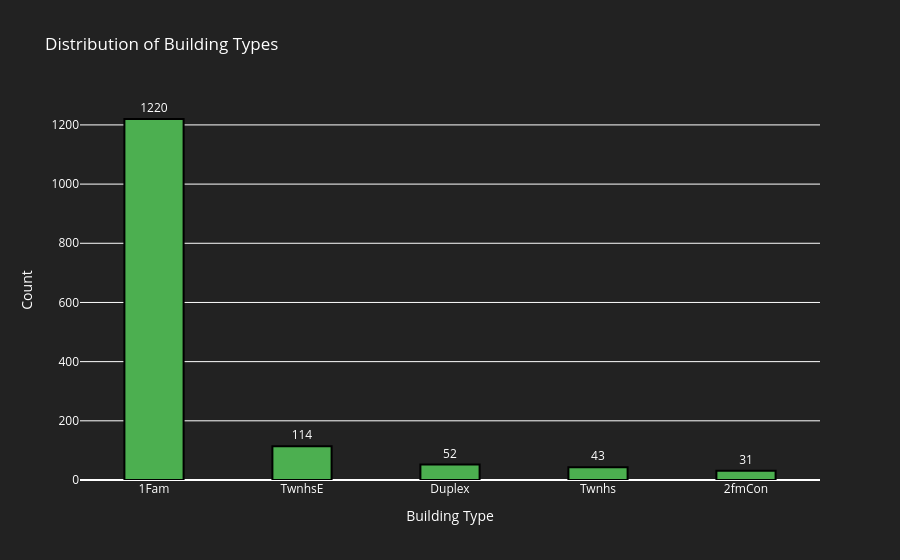
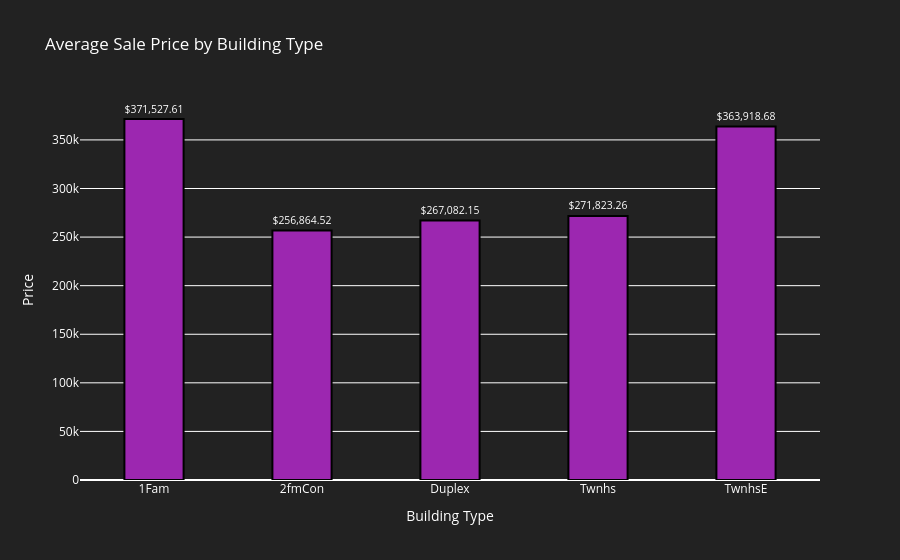

Notebook cell for these charts, in order:
### Code cell
# 1. Distribution of dwelling types and their relation to sale prices
dwelling_types = df['BldgType'].value_counts()
dwelling_prices = df.groupby('BldgType')['SalePrice'].mean()

# Format labels for the second graph
formatted_dwelling_prices = ['$' + f'{value:,.2f}' for value in dwelling_prices.values]

# Create bar charts
fig1 = go.Figure(data=[go.Bar(
    x=dwelling_types.index,
    y=dwelling_types.values,
    marker_color='rgb(76, 175, 80)',
    text=dwelling_types.values,
    textposition='outside',
    width=0.4,
    marker=dict(line=dict(width=2, color='rgba(0,0,0,1)'), opacity=1)
)])
fig1.update_layout(
    title='Distribution of Building Types',
    xaxis_title='Building Type',
    yaxis_title='Count',
    plot_bgcolor='rgba(34, 34, 34, 1)',
    paper_bgcolor='rgba(34, 34, 34, 1)',
    font=dict(color='white')
)

fig2 = go.Figure(data=[go.Bar(
    x=dwelling_prices.index,
    y=dwelling_prices.values,
    marker_color='rgb(156, 39, 176)',
    text=formatted_dwelling_prices,
    textposition='outside',
    width=0.4,
    marker=dict(line=dict(width=2, color='rgba(0,0,0,1)'), opacity=1)
)])
fig2.update_layout(
    title='Average Sale Price by Building Type',
    xaxis_title='Building Type',
    yaxis_title='Price',
    plot_bgcolor='rgba(34, 34, 34, 1)',
    paper_bgcolor='rgba(34, 34, 34, 1)',
    font=dict(color='white')
)

# Show the figures
fig1.show()
fig2.show()

### Figure 1 — Plotly figure (JSON) as saved in the notebook; plotly's stock layout.template omitted (floating-point values rounded to 4 significant figures)
{"data": [{"marker": {"color": "rgb(76, 175, 80)", "line": {"color": "rgba(0,0,0,1)", "width": 2}, "opacity": 1}, "text": [1220.0, 114.0, 52.0, 43.0, 31.0], "textposition": "outside", "type": "bar", "width": 0.4, "x": ["1Fam", "TwnhsE", "Duplex", "Twnhs", "2fmCon"], "y": [1220, 114, 52, 43, 31]}], "layout": {"font": {"color": "white"}, "paper_bgcolor": "rgba(34, 34, 34, 1)", "plot_bgcolor": "rgba(34, 34, 34, 1)", "title": {"text": "Distribution of Building Types"}, "xaxis": {"title": {"text": "Building Type"}}, "yaxis": {"title": {"text": "Count"}}}}

### Figure 2 — Plotly figure (JSON) as saved in the notebook; plotly's stock layout.template omitted (floating-point values rounded to 4 significant figures)
{"data": [{"marker": {"color": "rgb(156, 39, 176)", "line": {"color": "rgba(0,0,0,1)", "width": 2}, "opacity": 1}, "text": ["$371,527.61", "$256,864.52", "$267,082.15", "$271,823.26", "$363,918.68"], "textposition": "outside", "type": "bar", "width": 0.4, "x": ["1Fam", "2fmCon", "Duplex", "Twnhs", "TwnhsE"], "y": [371500.0, 256900.0, 267100.0, 271800.0, 363900.0]}], "layout": {"font": {"color": "white"}, "paper_bgcolor": "rgba(34, 34, 34, 1)", "plot_bgcolor": "rgba(34, 34, 34, 1)", "title": {"text": "Average Sale Price by Building Type"}, "xaxis": {"title": {"text": "Building Type"}}, "yaxis": {"title": {"text": "Price"}}}}
